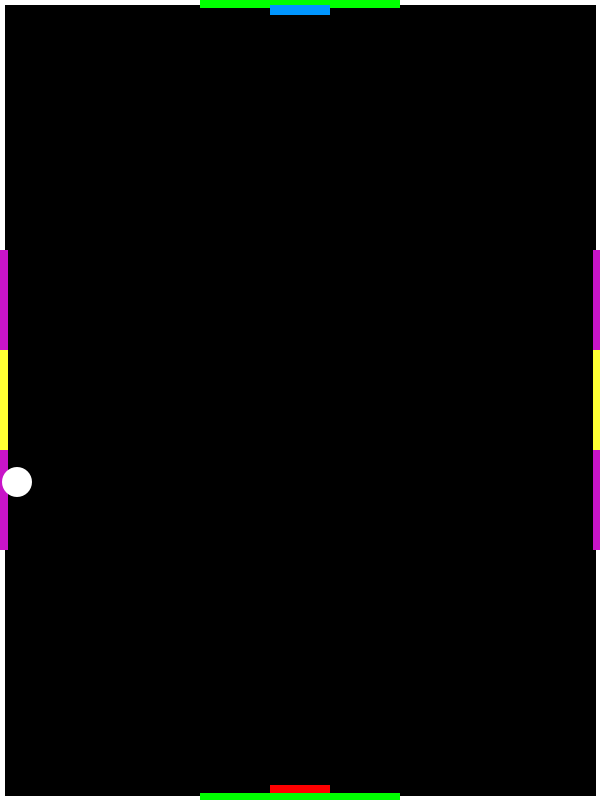
Frame 1 (no input)
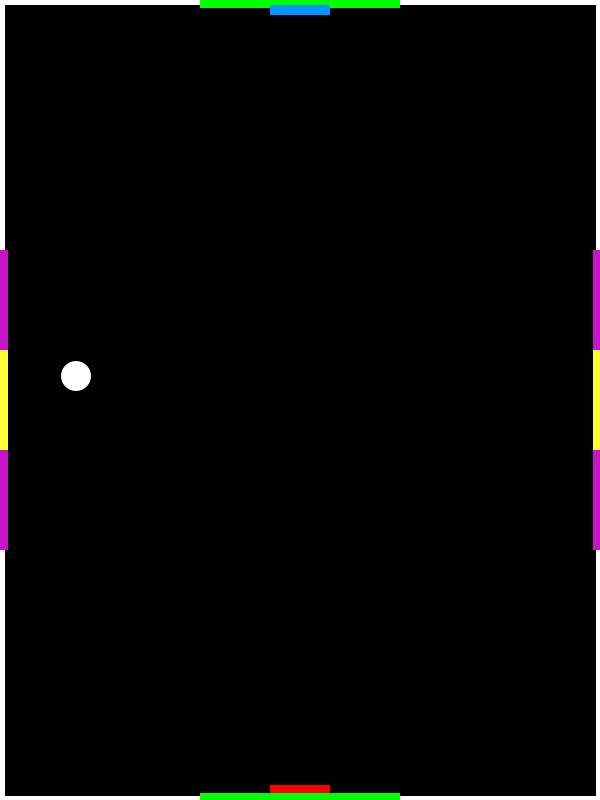
Frame 60 (the mouse pressed at the canvas centre just before this capture)
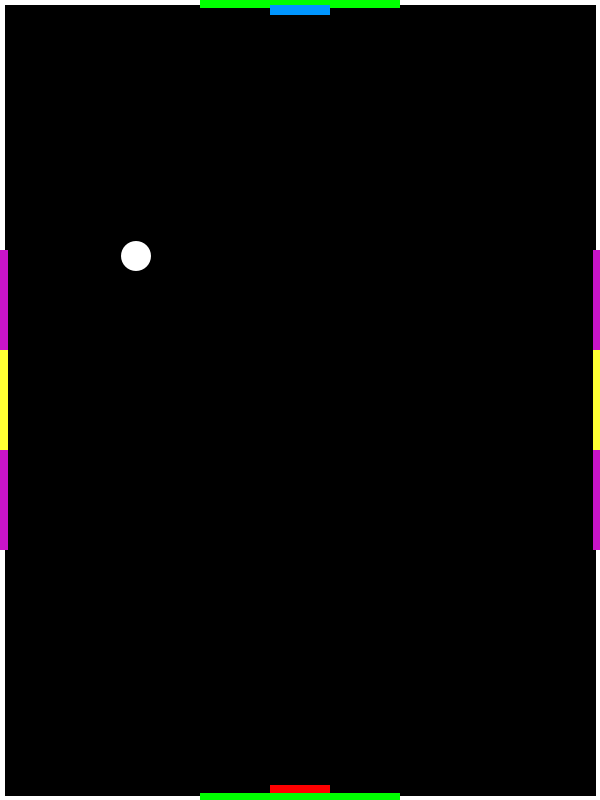
Frame 120 (the mouse held since frame 60 and released just before this capture)

The Processing sketch that drew these frames (run headless with seeded random() and noise(); from frame 60 on, the mouse is pressed at the canvas centre):

// Processing sketch: Main
// ── Main.pde
boolean gameover= false, right = false, left = false, up = false, down = false, d = false, a = false, w = false, s = false;
int topscore=0;
int bottomscore=0;
float changespeed=0;
Paddle bottom;
Ball pongball;
Paddle top;
void setup()
{
  frameRate(100);
  noStroke();
  pongball= new Ball();
  bottom=new Paddle();
  top=new Paddle();
  top.y=5;
  size(600, 800);
  
}
void keyPressed()
{
  if (keyCode == LEFT)
  {
    left = true;
  }
  if (keyCode == RIGHT)
  {
    right = true;
  }
  if (keyCode == UP)
  {
    up = true;
  }
  if (keyCode == DOWN)
  {
    down = true;
  }
  if (key == 'a')
  {
    a=true;
  }
  if (key == 'd' )
  {
    d=true;
  }
  if (key == 'w')
  {
    w=true;
  }
  if (key == 's' )
  {
    s=true;
  }
}
void keyReleased()
{
  if (keyCode == LEFT)
  {
    left = false;
  }
  if (keyCode==RIGHT)
  {
    right = false;
  }
  if (keyCode == UP)
  {
    up = false;
  }
  if (keyCode == DOWN)
  {
    down = false;
  }
  if (key=='a')
  {
    a=false;
  }
  if (key=='d')
  {
    d=false;
  }
  if (key == 'w')
  {
    w=false;
  }
  if (key == 's' )
  {
    s=false;
  }
}
void draw()
{
  if (gameover==false)
  {
    background(0);
    
    noFill();
    stroke(255);
    strokeWeight(9);
    rect(0,0,600,800);
    strokeWeight(1);
    noStroke();
    bottom.show();
    top.show2();
    fill(200,20,200);
    rect(0,250,8,300);
    rect(593,250,8,300);
    fill(255,255,51);
    rect(0,350,8,100);
    rect(593,350,8,100);
    if (left==true)
    {
      bottom.moveleft();
    }
    if (right==true)
    {
      bottom.moveright();
    }
    if (up==true)
    {
      bottom.moveup();
    }
    if (down==true)
    {
      bottom.movedown();
    }
    if (a==true)
    {
      top.moveleft();
    }
    if (d==true)
    {
      top.moveright();
    }
    if (w==true)
    {
      top.moveup();
    }
    if (s==true)
    {
      top.movedown();
    }
    pongball.move();
    pongball.bounce();
    pongball.show();
    if (get(int(pongball.x), int(pongball.y)-16)==color(0,255,0))
    {
      gameover=true;
      bottomscore++;
    }
    if (get(int(pongball.x), int(pongball.y)+15)==color(0,255,0))
    {
      gameover=true;
      topscore++;
    }
  }
  else //gameover==true
  {
    background(0);
    fill(255, 0, 0);
    changespeed=0;
    textSize(18);
    text("Blue Score: "+topscore, 35, 330);
    text("Red Score: "+bottomscore, 35, 370);
    textSize(36);
    text("Game over! Click to restart.", 35, 280);
    if (mousePressed==true)
    {
      pongball.x=int(random(100, 500));
      pongball.y=300;
      int xdirection=int(random(2));
      int ydirection=int(random(2));
      top.x = 270;
      top.y = 5;
      bottom.x = 270;
      bottom.y = 785;
      if (xdirection==0)
      {
        pongball.r=true;
      }
      else //xidrection==1
      {
        pongball.r=false;
      }
      if (ydirection==0)
      {
        pongball.u=true;
      }
      else //ydirection==1
      {
        pongball.u=false;
      }
      gameover=false;
    }
  }
}

// ── Ball.pde
class Ball
{
  int x, y;
  boolean u, r, shot;
  Ball()
  {
    x=16;
    y=484;
    u=true;
    r=true;
    shot=false;
  }
  void move()
  {
    if (u==true)
    {
      y=int(y-2-changespeed/2);
    }
    else  //up==false
    {
      y=int(y+2+changespeed/2);
    }
    if(shot==false){
      if (r==true)
      {
        x=int(x+1+changespeed);
      }
      else  //right==false
      {
        x=int(x-1-changespeed);
      }
    }
  }
  void bounce()
  {
    if (get(int(x)-15, int(y))!=color(0))
    {
      r=true;
      if (get(int(x)-15, int(y))==color(200,20,200)){
        if(u==true)
          u=false;
        else
          u=true;
        changespeed=0;
      }
      else if(get(int(x)-15, int(y))==color(255,255,51)){
        changespeed+=2;
      }
        
      //changespeed+=1.0/16;
    }
    if (get(int(x)+15, int(y))!=color(0))
    {
      r=false;
      if (get(int(x)+15, int(y))==color(200,20,200)){
        if(u==true)
          u=false;
        else
          u=true;
        changespeed=0;
      }
      else if(get(int(x)+15, int(y))==color(255,255,51)){
        changespeed+=2;
      }
      //changespeed+=1.0/16;
    }
    if (get(int(x), int(y)-15)!=color(0))
    {
      u=false;
      if ((get(int(x), int(y)-15)==color(0,150,255)) && a){
        r=false;
        shot=false;
        }
      if ((get(int(x), int(y)-15)==color(0,150,255)) && d){
        r=true;
        shot=false;
        }
      if ((get(int(x), int(y)-15)==color(0,150,255)) && s){
        changespeed+=1.0/2;
        if(a==false && d==false)
          shot=true;
        }
    }
    if (get(int(x), int(y)+15)!=color(0))
    {
      u=true;
      if ((get(int(x), int(y)+15)==color(255,0,0)) && left){
        r=false;
        shot=false;
        }
      if ((get(int(x), int(y)+15)==color(255,0,0)) && right){
        r=true;
        shot=false;
        }
      if ((get(int(x), int(y)+15)==color(255,0,0)) && up){
        changespeed+=1.0;
        if(left==false && right==false)
          shot=true;
        }
    }
  }
  void show()
  {
    fill(255);
    ellipse(x, y, 30, 30);
  }
}

// ── Paddle.pde
class Paddle
{
  int x, y;
  Paddle()
  {
    x=270;
    y=785;
  }
  void show()
  {
    fill(255, 0, 0);
    rect(x, y, 60, 10);
    fill(0,255,0);
    rect(200,0,200,8);
  }
  void show2(){
    fill(0, 150, 255);
    rect(x, y, 60, 10);
    fill(0,255,0);
    rect(200,793,200,8);
  }
  void moveleft()
  {
    if (x>=10)
    {
      x-=2;
    }
  }
  void moveright()
  {
    if (x<=530)
    {
      x+=2;
    }
  }
  void moveup()
  {
    if (y>=10)
    {
      y-=2;
    }
  }
  void movedown()
  {
    if (y<=780)
    {
      y+=2;
    }
  }
}
